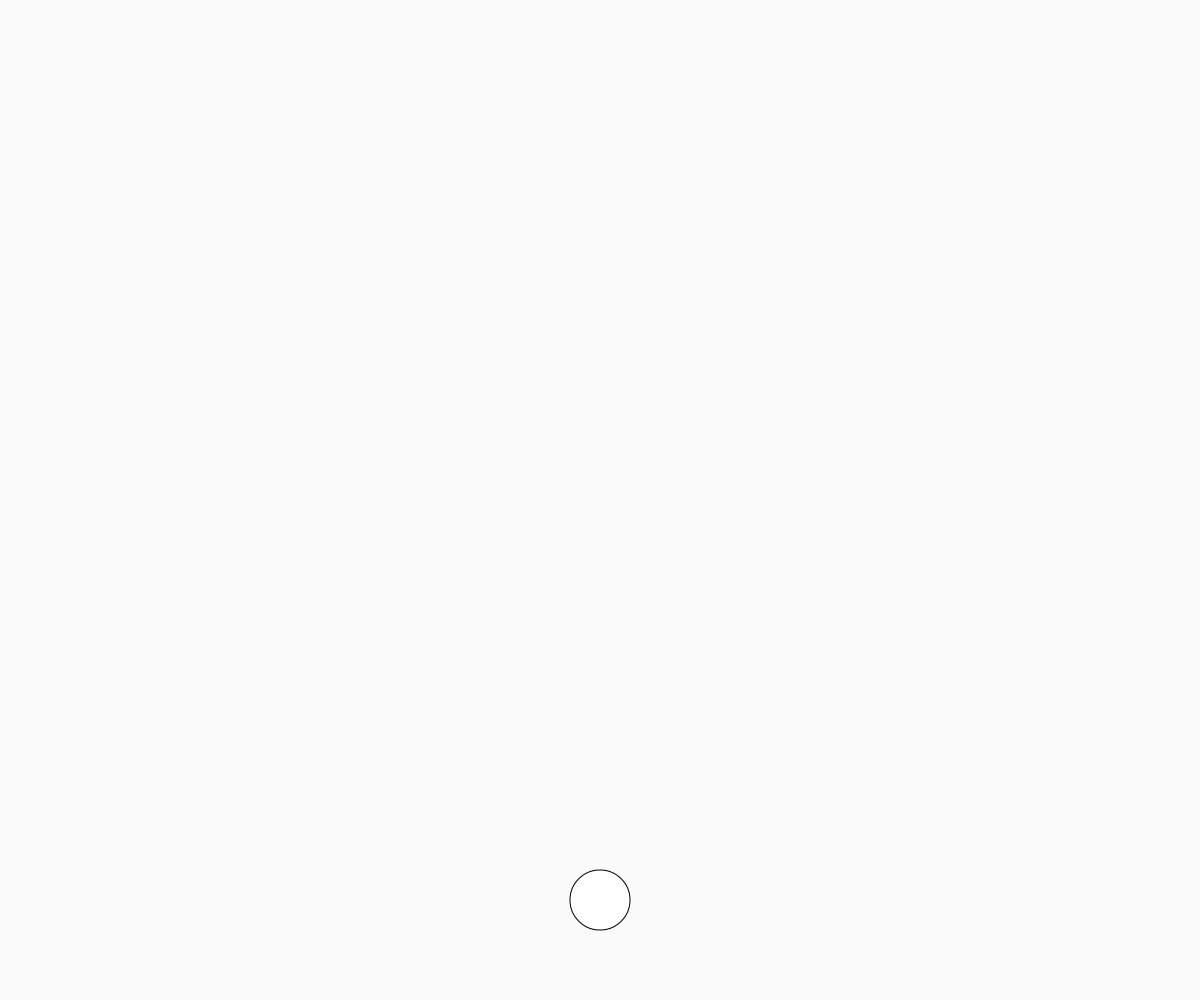
Frame 1 (no input)
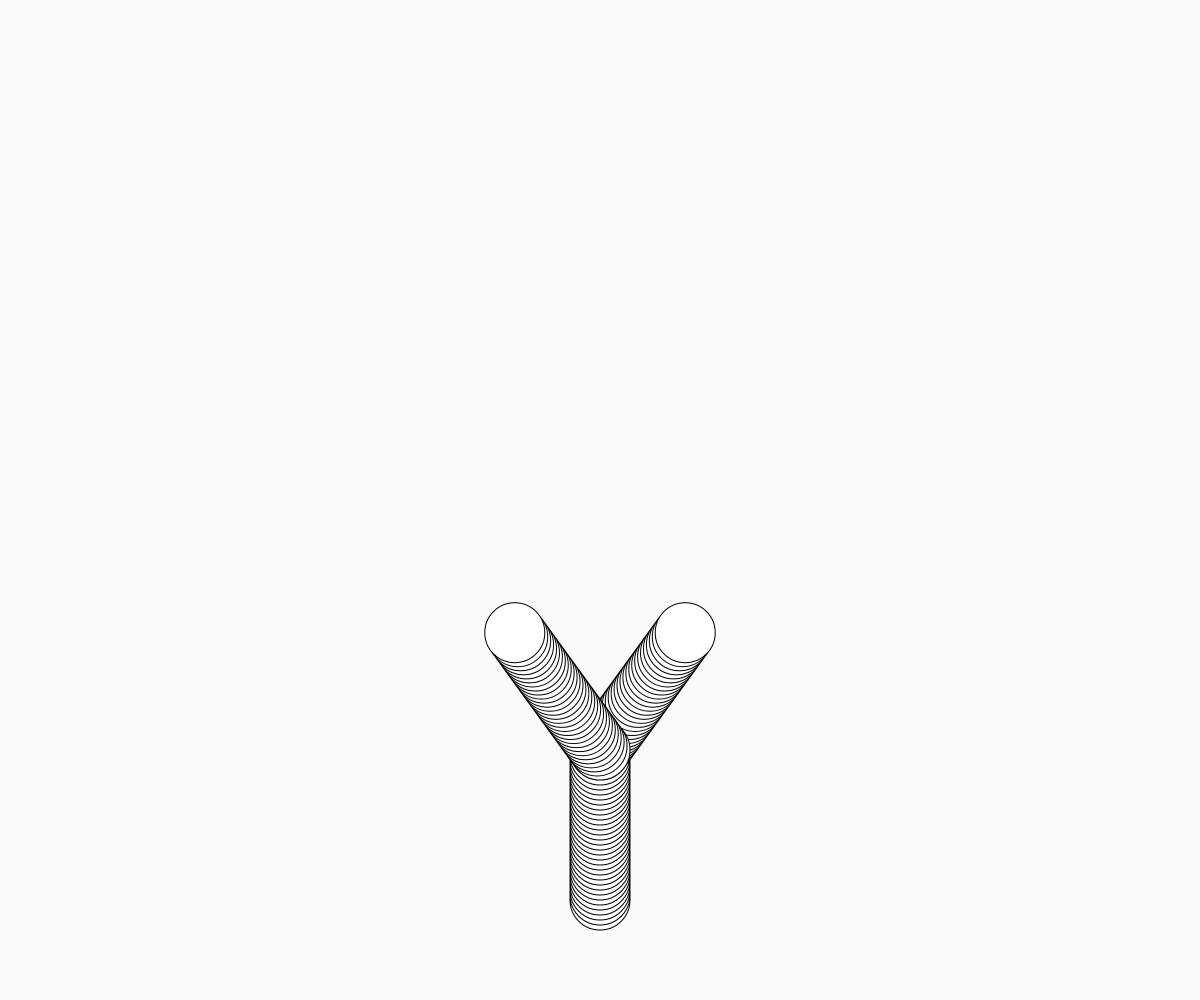
Frame 60 (no input)
Frame 120 (the mouse pressed at the canvas centre since frame 60): identical to frame 60, image omitted

The p5.js sketch that drew these frames (run headless with seeded random() and noise() and a simulated clock; from frame 60 on, the mouse is pressed at the canvas centre):

// p5.js sketch
// ── sketch.js
let tree;

function setup() {
    pixelDensity(2);
    createCanvas(window.innerWidth, window.innerHeight);
    let point = new Point(window.innerWidth/2, window.innerHeight*0.90)
    let size = new Size(window.innerWidth/10, window.innerHeight/8);
    let seed = new Seed(point, size)
    tree = new Tree(seed);
    frameRate(30);
}

function draw() {
    background(250, 255);
    tree.show();
    tree.grow();

    if (tree.branches.length > 16) {
        noLoop()
    }
    
}

class Seed {
    constructor(position, size){
        this.pos = position;
        this.size = size;
    }
    
    generateSlice() {
        let slice = new TreeSlice(this.pos, this.size, 0);
        return slice;
    }

    generateBranch() {
        let slice = this.generateSlice();
        let branch = new Branch(slice);
        return branch;
    }
}


class Tree {
    constructor(seed) {
        this.seed = seed;
        this.branches = [
            seed.generateBranch()
        ];
    }

    grow() {
        print(this.branches)
        for (let i in this.branches){
            let branch = this.branches[i]
            if (branch.grown != true) {
                branch.grow();
                if (branch.length > window.innerWidth/40){
                    this.spawnBranches(branch, PI/5)
                }
            }
        }
    }

    show() {
        for (let i in this.branches){
            this.branches[i].show();
        }
    }

    spawnBranches(branch, angle) {
        // generate two branches, rotated by the given angle in opposite directions
        let branchA = branch.generateBranch(angle);
        let branchB = branch.generateBranch(-angle);

        branch.grown = true;
        this.branches.push(branchA, branchB);
    }
}

class Branch {
    constructor(slice) {
        // contains a non empty array of slices
        this.slices = [slice];
        this.grown = false;
    }

    // get the first slice in the array
    get start() {
        return this.slices[0];
    }
    
    // get the last slice in the array
    get end() {
        this.slices.push();
        return this.slices[this.slices.length - 1];
    }

    get length() {
        return this.slices.length;
    }

    // create and add the next slice to the array, 'grow' the branch
    grow() {
        let nextSlice = this.end.nextSlice();
        this.slices.push(nextSlice);
    }

    // loop over all the slices and draw each slice
    show() {
        for (let i in this.slices) {
            this.slices[i].show();
        }
    }

    generateBranch(angle = PI/4) {
        let pos = this.end.pos;
        let slice = new TreeSlice(this.end.pos, this.end.size, (this.end.direction + angle));
        let generatedBranch = new Branch(slice);
        return generatedBranch;
    }
}

class TreeSlice {
    constructor(position, size, angle) {
        this.pos = position;
        this.size = size;
        this.direction = angle
    }
    // generate a new slice

    nextSlice(amount = 5) {
        let slice = new TreeSlice(this.pos.offset(this.direction, amount), this.size, this.direction);
        return slice;
    }

    show() {
        // draw a circle at given position
        circle(this.pos.x, this.pos.y, this.size.width/2);
    } 
}

class Point {
    constructor(x, y) {
        this.x = x;
        this.y = y;
    }

    offset(angle, amount) {
        let xIncrement = sin(angle)*amount;
        let yIncrement = cos(angle)*amount;
        let point = new Point(this.x + xIncrement, this.y - yIncrement);
        return point;
    }

    offsetX(amount = 1){
        let point = new Point(this.x + amount, this.y);
        return point;
    }

    offsetY(amount = 1){
        let point = new Point(this.x, this.y - amount);
        return point;
    }
}

class Size {
    constructor(width, height) {
        this.width = width;
        this.height = height;
    }
}

function mousePressed() {
    tree.branches = [tree.branches[0]]
    tree.branches[0].slices = [tree.branches[0].slices[0]]
    tree.branches[0].grown = false;
    loop()
}
